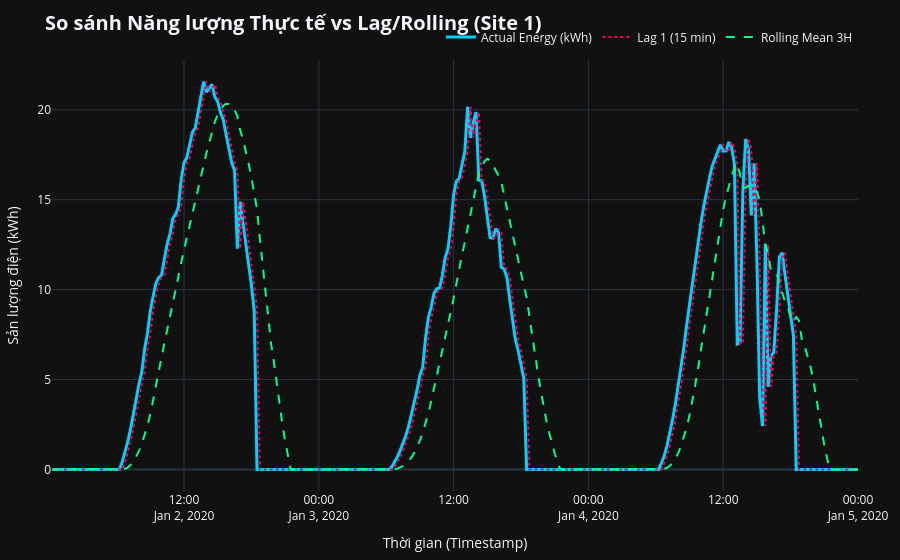

Here is the notebook cell this chart was saved with:
### Markdown cell above
### 6.1. Trực quan hóa Lag & Rolling so với Thực tế
Biểu đồ đường tương tác cao cấp. Bạn có thể **đưa chuột (hover)** vào đường đồ thị để xem chính xác lượng kWh thực tế, độ trễ Lag và đường trung bình tại bất kỳ điểm thời gian 15 phút nào.

### Code cell
# Chọn 1 trạm (site_id) và lọc ra 3 ngày liên tiếp để dễ quan sát
site_id_sample = df_train_fe['site_id'].iloc[0]
df_plot = df_train_fe[df_train_fe['site_id'] == site_id_sample].copy()
df_plot = df_plot.sort_values('timestamp').head(96 * 3) # 3 ngày

fig = go.Figure()

# Đường năng lượng thực tế (Gradient Blue)
fig.add_trace(go.Scatter(x=df_plot['timestamp'], y=df_plot['energy_generated_kwh'], 
                         mode='lines', name='Actual Energy (kWh)',
                         line=dict(color='#00d2ff', width=3)))

# Đường Lag 1 (Neon Pink)
fig.add_trace(go.Scatter(x=df_plot['timestamp'], y=df_plot['lag_1'], 
                         mode='lines', name='Lag 1 (15 min)',
                         line=dict(color='#ff0055', width=2, dash='dot')))

# Đường Rolling Mean (Neon Green)
fig.add_trace(go.Scatter(x=df_plot['timestamp'], y=df_plot['rolling_mean_3h'], 
                         mode='lines', name='Rolling Mean 3H',
                         line=dict(color='#00ff88', width=2, dash='dash')))

fig.update_layout(
    title=f"<b>So sánh Năng lượng Thực tế vs Lag/Rolling (Site {site_id_sample})</b>",
    title_font_size=20,
    xaxis_title="Thời gian (Timestamp)",
    yaxis_title="Sản lượng điện (kWh)",
    hovermode="x unified", # Hiển thị tooltip so sánh tất cả các đường tại 1 điểm x
    legend=dict(orientation="h", yanchor="bottom", y=1.02, xanchor="right", x=1),
    margin=dict(l=20, r=20, t=60, b=20)
)
fig.show()

### Figure 1 — Plotly figure (JSON) as saved in the notebook; plotly's stock layout.template omitted (floating-point values rounded to 4 significant figures; data arrays with more than 128 entries replaced by an {"elided": "..."} marker saying what was removed)
{"data": [{"line": {"color": "#00d2ff", "width": 3}, "mode": "lines", "name": "Actual Energy (kWh)", "type": "scatter", "x": {"elided": "288 str values"}, "y": {"elided": "288 float values"}}, {"line": {"color": "#ff0055", "dash": "dot", "width": 2}, "mode": "lines", "name": "Lag 1 (15 min)", "type": "scatter", "x": {"elided": "288 str values"}, "y": {"elided": "288 float values"}}, {"line": {"color": "#00ff88", "dash": "dash", "width": 2}, "mode": "lines", "name": "Rolling Mean 3H", "type": "scatter", "x": {"elided": "288 str values"}, "y": {"elided": "288 float values"}}], "layout": {"hovermode": "x unified", "legend": {"orientation": "h", "x": 1, "xanchor": "right", "y": 1.02, "yanchor": "bottom"}, "margin": {"b": 20, "l": 20, "r": 20, "t": 60}, "title": {"font": {"size": 20}, "text": "<b>So sánh Năng lượng Thực tế vs Lag/Rolling (Site 1)</b>"}, "xaxis": {"title": {"text": "Thời gian (Timestamp)"}}, "yaxis": {"title": {"text": "Sản lượng điện (kWh)"}}}}
